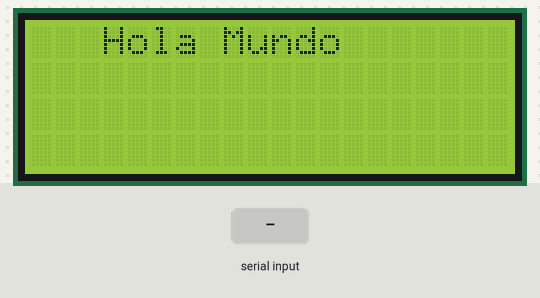
The sketch below on a simulated Arduino Uno, built with avr-gcc and run on an emulated ATmega328P. Shown: 20×4 character LCD. Inputs (shaded band) come from the test bench.

Above: at 2.6 s.
At 16.8 s:
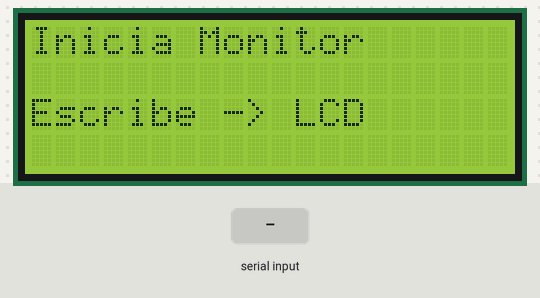
16.9 s: "1" received over Serial
At 17.4 s:
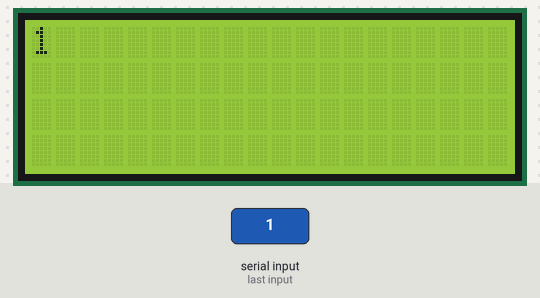
18.5 s: "0" received over Serial
At 19.8 s:
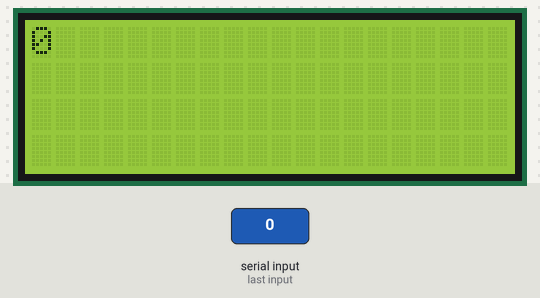
20.1 s: "2" received over Serial
Timing chart, 0 to 23.1 s (numbered marks = the images above; inputs shaded):
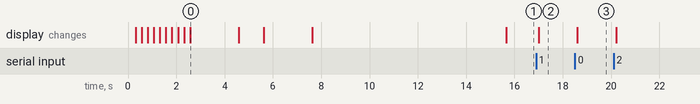

Measured:
- after the input at 16.9 s, the display: changes after 0.10 s (image 2)
- after the input at 18.5 s, the display: changes after 0.10 s (image 3)
- what the display in image 0 shows lasts 2.0 s, from 2.6 s to 4.6 s

The sketch:

Ejemplo.ino
```cpp
// Librerías que se requieren:
#include <Wire.h>
#include <LiquidCrystal_I2C.h>

LiquidCrystal_I2C lcd(0x3F, 20, 4); // set the LCD address to 0x27 for a 16 chars and 2 line display

void setup()
{
  Serial.begin(9600);
  lcd.init();

  for (int i = 0; i < 5; i++)
  {
    lcd.backlight();
    delay(250);
    lcd.noBacklight();
    delay(250);
  }
  lcd.backlight();

  lcd.setCursor(3, 0);
  lcd.print("Hola Mundo");
  delay(2000);
  lcd.setCursor(3, 1);
  lcd.print("Desde AQUI");
  delay(1000);
  lcd.setCursor(0, 2);
  lcd.print("Desplegador 20 por 4");
  lcd.setCursor(0, 3);
  delay(2000);
  lcd.print("   ----------");
  delay(8000);

  lcd.clear();
  lcd.setCursor(0, 0);
  lcd.print("Inicia Monitor");
  lcd.setCursor(0, 2);
  lcd.print("Escribe -> LCD");
}

void loop()
{
  {
    if (Serial.available()) {
      delay(100);
      lcd.clear();
      while (Serial.available() > 0) {
        lcd.write(Serial.read());
      }
    }
  }
}
```
